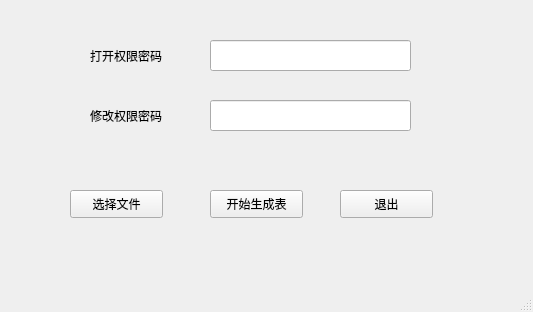
<?xml version="1.0" encoding="UTF-8"?>
<ui version="4.0">
 <class>MainWindow</class>
 <widget class="QMainWindow" name="MainWindow">
  <property name="geometry">
   <rect>
    <x>0</x>
    <y>0</y>
    <width>533</width>
    <height>312</height>
   </rect>
  </property>
  <property name="windowTitle">
   <string>提成计算器</string>
  </property>
  <widget class="QWidget" name="centralwidget">
   <widget class="QPushButton" name="pushButtonSelectFiles">
    <property name="geometry">
     <rect>
      <x>70</x>
      <y>190</y>
      <width>93</width>
      <height>28</height>
     </rect>
    </property>
    <property name="text">
     <string>选择文件</string>
    </property>
   </widget>
   <widget class="QLineEdit" name="lineEditOpenPassword">
    <property name="geometry">
     <rect>
      <x>210</x>
      <y>40</y>
      <width>201</width>
      <height>31</height>
     </rect>
    </property>
   </widget>
   <widget class="QLabel" name="label">
    <property name="geometry">
     <rect>
      <x>90</x>
      <y>40</y>
      <width>91</width>
      <height>31</height>
     </rect>
    </property>
    <property name="text">
     <string>打开权限密码</string>
    </property>
   </widget>
   <widget class="QLabel" name="label_2">
    <property name="geometry">
     <rect>
      <x>90</x>
      <y>100</y>
      <width>91</width>
      <height>31</height>
     </rect>
    </property>
    <property name="text">
     <string>修改权限密码</string>
    </property>
   </widget>
   <widget class="QLineEdit" name="lineEditEditPassword">
    <property name="geometry">
     <rect>
      <x>210</x>
      <y>100</y>
      <width>201</width>
      <height>31</height>
     </rect>
    </property>
   </widget>
   <widget class="QPushButton" name="pushButtonStart">
    <property name="geometry">
     <rect>
      <x>210</x>
      <y>190</y>
      <width>93</width>
      <height>28</height>
     </rect>
    </property>
    <property name="text">
     <string>开始生成表</string>
    </property>
   </widget>
   <widget class="QPushButton" name="pushButtonQuit">
    <property name="geometry">
     <rect>
      <x>340</x>
      <y>190</y>
      <width>93</width>
      <height>28</height>
     </rect>
    </property>
    <property name="text">
     <string>退出</string>
    </property>
   </widget>
  </widget>
  <widget class="QMenuBar" name="menubar">
   <property name="geometry">
    <rect>
     <x>0</x>
     <y>0</y>
     <width>533</width>
     <height>26</height>
    </rect>
   </property>
  </widget>
  <widget class="QStatusBar" name="statusbar"/>
 </widget>
 <resources/>
 <connections/>
</ui>
